Frame 1 (no input): blank canvas, image omitted
Frame 60 (the mouse pressed at the canvas centre just before this capture): blank canvas, image omitted
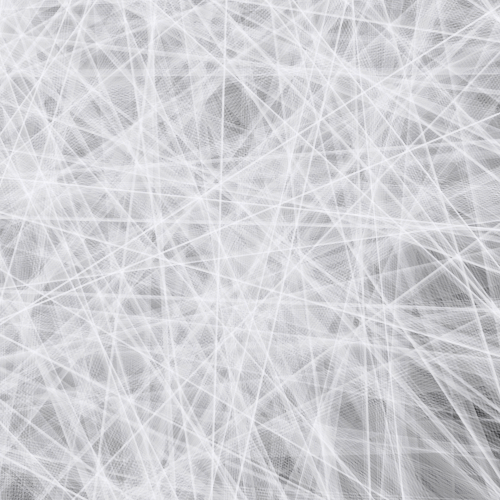
Frame 120 (the mouse held since frame 60 and released just before this capture)

The Processing sketch whose frames 1 and 60 were blank and that drew this single picture after the mouse press (run headless with seeded random() and noise(); from frame 60 on, the mouse is pressed at the canvas centre):

// Processing sketch: processing_141174
// ── processing_141174.pde

// 08: make the number of circles a variable

float angle=-35; 
float radius=250; 
float r = 0.;  
float x = 0.; 
float y = 0.; 
float range =150;
float t = 0.; 
float t1 = 0.; 
 float a_radius=100; 
  float a_angle =0; 
float a_x=cos(a_angle*PI/180)*a_radius; 
  float a_y=sin(a_angle*PI/180)*a_radius; 

int num = 400;  

float[] pos = new float[num]; 
float[] var = new float[num];
float[] wiggle = new float[num];

void setup() {
  size(500, 500);
  background(0);  
  for (int i = 0; i<num; i++) {  // intitializing arrays
    pos[i]=(i*width/num+((width/num)/2)); // we have to come up with something to evenly space the circles, plus an offset
  }
  for (int i = 0; i<num; i++) {
    var[i]=random(0.9, 2.); // that we can keep
  }
  for (int i = 0; i<num; i++) {
    wiggle[i]=random(5); // that we can keep
  }
}

void draw() {
  fill(0,5);
  noStroke();
  rect(0, 0, 500, 500);
  fill(mouseX,mouseY,mouseY*2,50);
  for (int i = 0; i<num; i++) {
    moveShapes(pos[i], (y*var[i])%height, wiggle[i]);
  }

  t=t+0.01;
  y++;
}

void moveShapes(float x, float y, float t1) {
  float xcoord = cos(angle*TWO_PI/360)*radius;  
    float ycoord = sin(angle*TWO_PI/360)*radius;  
rotate(sin(angle*TWO_PI/360)*radius );
  ellipse(map(noise(t+t1), 0., 1., x-range, x+range), y,sin(angle*TWO_PI/360)*radius/a_x, a_x/cos(angle*TWO_PI/360)*radius);
}
